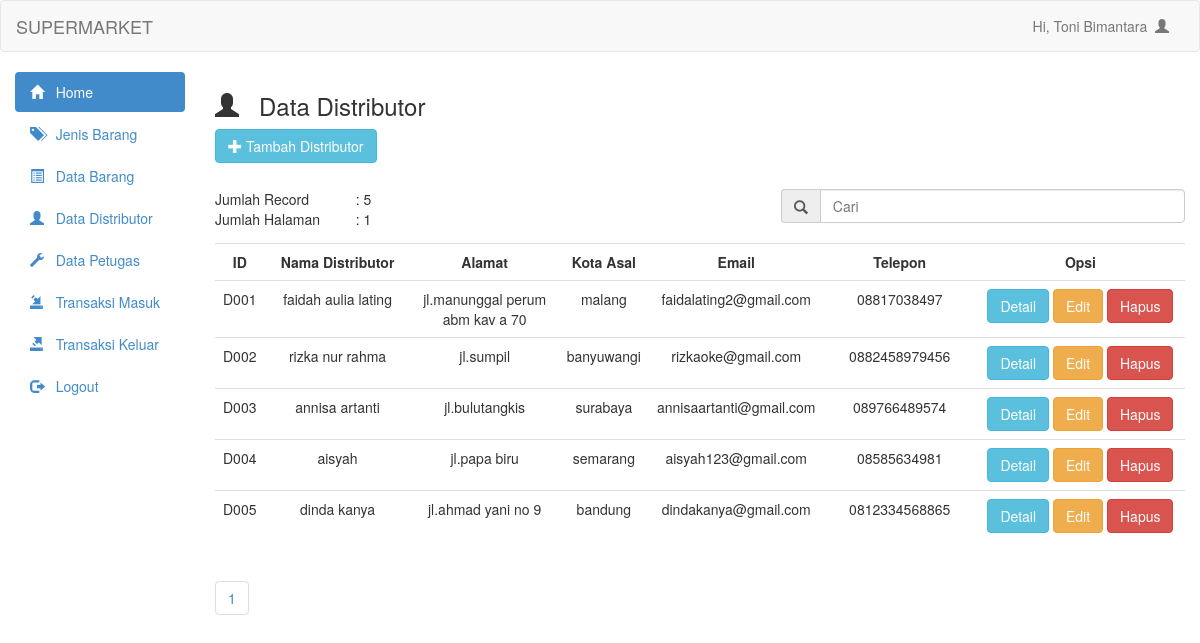
/admin/distributor_data.php (signed in), run on the app's committed database.
### tables this page shows
CREATE TABLE `tbldistributor` (
  `id_distributor` varchar(10) NOT NULL,
  `nama_distributor` varchar(100) NOT NULL,
  `alamat` text NOT NULL,
  `kota_asal` varchar(100) NOT NULL,
  `email` varchar(100) NOT NULL,
  `telepon` varchar(15) NOT NULL
);

### admin/distributor_data.php (the view, shortened to what this page needs)
<?php
    include "header.php";
    $distributor = mysqli_query($connect, "SELECT * from tbldistributor order by id_distributor asc");
?>
<!DOCTYPE html>
<html lang="en">
<head>
</head>
<body>
    <h3><span class="glyphicon glyphicon-user"></span> &nbsp Data Distributor</h3>
    <button style="margin-bottom:20px" data-toggle="modal" data-target="#myModal" class="btn btn-info col-md-2"><span class="glyphicon glyphicon-plus"></span> Tambah Distributor</button>
    <br/>
    <br/>
    <br/>
    <?php
        $per_hal = 5;
        $jumlah_record = mysqli_query($connect, "SELECT COUNT(*) from tbldistributor");
        $jum = mysqli_fetch_array($jumlah_record, MYSQLI_NUM);
        $halaman = ceil($jum[0] / $per_hal);
        $page = (isset($_GET['page'])) ? (int) $_GET['page'] : 1;
        $start = ($page - 1) * $per_hal;
    ?>
    <table class="col-md-2">
            <tr>
                <td>Jumlah Record</td>
                <td><?php echo ": ".$jum[0]; ?></td>
            </tr>
            <tr>
                <td>Jumlah Halaman</td>
                <td><?php echo ": ".$halaman; ?></td>
            </tr>
    </table>
    <form action="distributor_search.php" method="get">
        <div class="input-group col-md-5 col-md-offset-7">
            <span class="input-group-addon" id="basic-addon1"><span class="glyphicon glyphicon-search"></span></span>
            <input type="text" class="form-control" placeholder="Cari" aria-describedby="basic-addon1"
                name="cari">
        </div>
    </form>
    <br />
    <table class="table table-hover">
        <tr>
            <th class="col-md-1/2"><center>ID</th>
            <th class="col-md-2"><center>Nama Distributor</th>
            <th class="col-md-2"><center>Alamat</th>
            <th class="col-md-1"><center>Kota Asal</th>
            <th class="col-md-2"><center>Email</th>
            <th class="col-md-2"><center>Telepon</th>
            <th class="col-md-4"><center>Opsi</th>
        </tr>
        <?php
            if (isset($_GET['cari'])) {
                $cari = mysqli_real_escape_string($connect, $_GET['cari']);
                $distributor = mysqli_query($connect, "select * from tbldistributor where nama_distributor like '%$cari%'");
            }
            else {
                $distributor = mysqli_query($connect, "select * from tbldistributor limit $start, $per_hal");
            }
            while ($data_distributor = mysqli_fetch_array($distributor)) {
        ?>
        <tr>
            <td><center><?php echo $data_distributor['id_distributor']?></td>
            <td><center><?php echo $data_distributor['nama_distributor'] ?></td>
            <td><center><?php echo $data_distributor['alamat'] ?></td>
            <td><center><?php echo $data_distributor['kota_asal'] ?></td>
            <td><center><?php echo $data_distributor['email'] ?></td>
            <td><center><?php echo $data_distributor['telepon'] ?></td>
            <td><center>
                <a href="distributor_detail.php?id_distributor=<?php echo $data_distributor['id_distributor']; ?>" class="btn btn-info">Detail</a>
                <a href="distributor_update.php?id_distributor=<?php echo $data_distributor['id_distributor']; ?>" class="btn btn-warning">Edit</a>
                <a onclick="if(confirm('Apakah anda yakin ingin menghapus data <?php echo $data_distributor['id_distributor']; ?>??')){ location.href='distributor_delete.php?id_distributor=<?php echo $data_distributor['id_distributor']; ?>' }" class="btn btn-danger">Hapus</a>
            </td>
        </tr>
        <?php
        }
        ?>
    </table>
    <ul class="pagination">
        <?php
        for ($x = 1; $x <= $halaman; $x++) {
            ?>
        <li><a href="?page=<?php echo $x ?>"><?php echo $x ?></a></li>
        <?php
        }
        ?>
    </ul>
</body>
</html>

### data on the page
tbldistributor: id_distributor "D001", nama_distributor "faidah aulia lating", alamat "jl.manunggal perum abm kav a 70", kota_asal "malang", email "faidalating2@gmail.com", telepon "08817038497"
tbldistributor: id_distributor "D002", nama_distributor "rizka nur rahma", alamat "jl.sumpil", kota_asal "banyuwangi", email "rizkaoke@gmail.com", telepon "0882458979456"
tbldistributor: id_distributor "D003", nama_distributor "annisa artanti", alamat "jl.bulutangkis", kota_asal "surabaya", email "annisaartanti@gmail.com", telepon "089766489574"
tbldistributor: id_distributor "D004", nama_distributor "aisyah", alamat "jl.papa biru", kota_asal "semarang", email "aisyah123@gmail.com", telepon "08585634981"
tbldistributor: id_distributor "D005", nama_distributor "dinda kanya", alamat "jl.ahmad yani no 9", kota_asal "bandung", email "dindakanya@gmail.com", telepon "0812334568865"

### other printed values
$_SESSION['user'] "Toni Bimantara"
$jum[0] "5"
$halaman "1"
